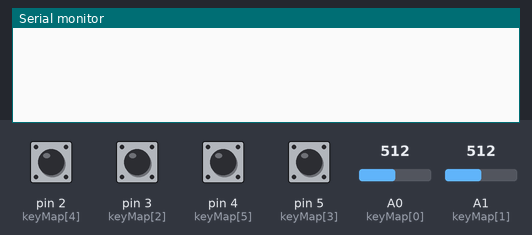
This sketch was run on a simulated Arduino Uno, built with avr-gcc and run on an emulated ATmega328P. Shown: the last lines printed to the serial monitor. The test bench sets the inputs (shaded band); at power-on: pin 2 (keyMap[4]), pin 3 (keyMap[2]), pin 4 (keyMap[5]), pin 5 (keyMap[3]) HIGH, A0 (keyMap[0]) = 512, A1 (keyMap[1]) = 512.

Above: at 1.2 s.
1.3 s: A0 (keyMap[0]) set to 490
At 1.7 s:
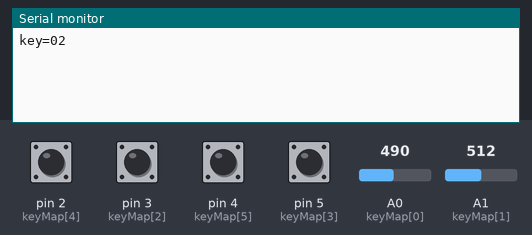
2.8 s: A1 (keyMap[1]) set to 490
At 4.0 s:
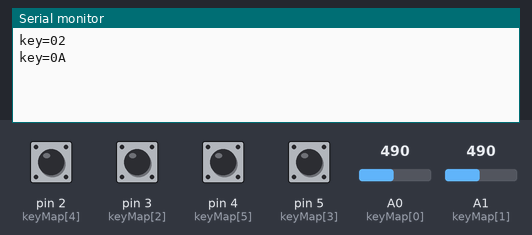
4.3 s: pin 2 (keyMap[4]) pulled LOW for 0.15 s
At 5.6 s:
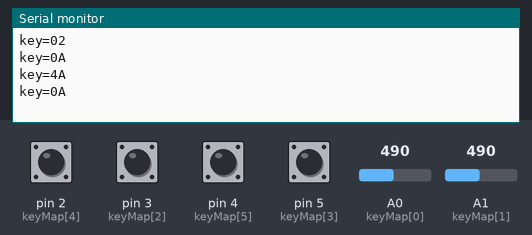
5.9 s: pin 3 (keyMap[2]) pulled LOW for 0.15 s
At 7.2 s:
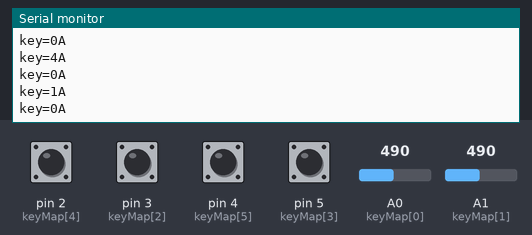
7.5 s: pin 4 (keyMap[5]) pulled LOW for 0.15 s
At 8.4 s:
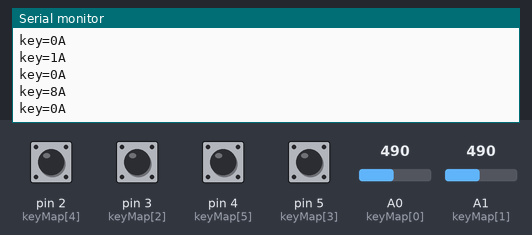
9.1 s: pin 5 (keyMap[3]) pulled LOW for 0.15 s
At 9.6 s:
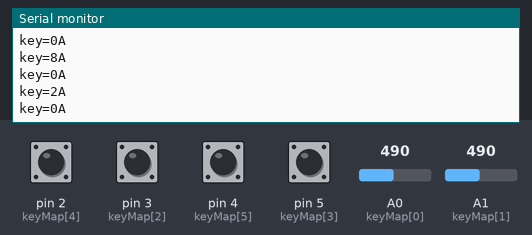
Timing chart, 0 to 11.7 s (numbered marks = the images above; inputs shaded):
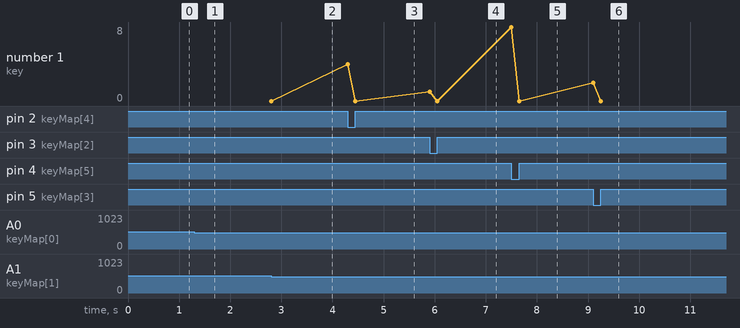

Measured:
- after the input at 1.3 s, the serial monitor: prints a new line at once (image 1)
- after the input at 2.8 s, the serial monitor: prints a new line at once (image 2)
- after the input at 4.3 s, the serial monitor: prints a new line at once (image 3)
- after the input at 5.9 s, the serial monitor: prints a new line at once (image 4)
- after the input at 7.5 s, the serial monitor: prints a new line at once (image 5)
- after the input at 9.1 s, the serial monitor: prints a new line at once (image 6)

The sketch:

Mouse.ino
```cpp
#include "src/global.h"

void setup()
{
  setupMain();
}

void loop()
{
  loopMain();
}
```

global.h
```cpp
#ifndef global_en_
#define global_en_

// #include <Arduino_DebugUtils.h>
#include <inttypes.h>
#include <Arduino.h>

#include "main.h"

#endif
```

main.cpp
```cpp
#include "global.h"

#define KEY_MAX 6
unsigned char keyMap[KEY_MAX] = {
A0, A1, /*6,*/ 3, 5, 2, 4
};

typedef struct{
  unsigned char key;
  unsigned char keyPre;
  unsigned char keyResult[KEY_MAX + 2];
}KeyValtype;
KeyValtype val;

void getKey()
{
    // int adc1, adc2, key1,key2, key3, key4;
    // adc1 = analogRead(keyMap[0]);
    // adc2 = analogRead(keyMap[1]);
    // Serial.print(adc1);
    // Serial.print(",");
    // Serial.print(adc2);

    // key1 = digitalRead(keyMap[2]);
    // key2 = digitalRead(keyMap[3]);
    // key3 = digitalRead(keyMap[4]);
    // key4 = digitalRead(keyMap[5]);
    // Serial.print(key1);
    // Serial.print(",");
    // Serial.print(key2);
    // Serial.print(",");
    // Serial.print(key3);
    // Serial.print(",");
    // Serial.println(key4);

    unsigned char i, count = 0;
    unsigned int adc;
    memset(val.keyResult, 0x00, sizeof(val.keyResult));
    for (i = 0; i < KEY_MAX; i++)
    {
        if (keyMap[i] >= A0)//아날로그  pin read
        {
            adc = analogRead(keyMap[i]);
            if (adc > 530)
            {
                val.keyResult[count] = 1; //left, up
            }else if(adc < 500)
            {
                val.keyResult[count + 1] = 1; //right, down
            }
            count++;
        }else{//digital pin read
            val.keyResult[count] = (~digitalRead(keyMap[i])) & 0x01;
        }
        count++;
    }
}

void keyProcess(void)
{
    unsigned char i,key = 0x00;
    for (i = 0; i < sizeof(val.keyResult); i++)
    {
        key |= (val.keyResult[i] << i);
    }
    val.key = key;
}

void sendMsg()
{
    char buf[64];
    // unsigned char i,cnt=0;
    // for(i=0; i<sizeof(val.keyResult);i++)
    // {
    //     sprintf(&buf[cnt], "%02X,", val.keyResult[i]);
    //     cnt += 3;
    // }
    // sprintf(buf, "%02X,%02X,%02X,%02X,%02X,%02X,%02X"
    //             , val.keyResult[0], val.keyResult[1]
    //             , val.keyResult[2], val.keyResult[3]
    //             , val.keyResult[4], val.keyResult[5],
    //             val.keyResult[6]);

    if (val.key == val.keyPre)
        return;
    val.keyPre = val.key;
    sprintf(buf, "key=%02X", val.key);
    Serial.println(buf);
}

void setupMain()
{
    unsigned char i;
    Serial.begin(9600);//시리얼 초기화
    memset(&val, 0x00, sizeof(val));//변수 초기화
    for (i = 0; i < KEY_MAX; i++) //포트 초기화
    {
        if(keyMap[i] >= A0)
        {
            pinMode(keyMap[i], INPUT);//Analog
        }else{
            pinMode(keyMap[i], INPUT_PULLUP);
        }
    }
}

void loopMain()
{
    getKey();//key값을 read 한다.
    keyProcess();//key값을 원하는 형태로 변환한다.
    sendMsg();//시리얼 데이타를 전송한다.
}
```

main.h
```cpp
#ifndef main_en_h_
#define main_en_h_

void setupMain();
void loopMain();
#endif
```
